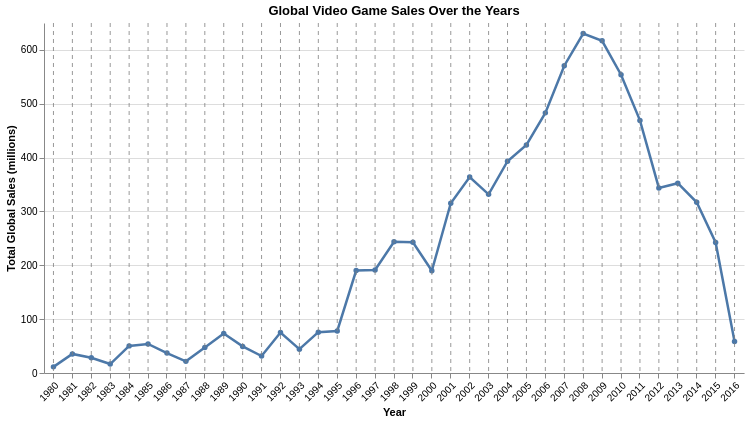

Here is the notebook cell this chart was saved with:
### Code cell
import pandas as pd
import altair as alt

df = pd.read_csv('videogamesales.csv')
df = df.dropna(subset=['Year'])
df['Publisher'] = df['Publisher'].fillna('Unknown')
df['Year'] = df['Year'].astype(int)
df = df[(df['Year'] >= 1980) & (df['Year'] <= 2016)]

genre_yearly = (
    df.groupby(['Year', 'Genre'])['Global_Sales']
    .sum().reset_index()
    .rename(columns={'Global_Sales': 'Total_Global_Sales'})
)
genre_yearly['Total_Global_Sales'] = genre_yearly['Total_Global_Sales'].round(2)

total_yearly = (
    df.groupby('Year')['Global_Sales']
    .sum().reset_index()
    .rename(columns={'Global_Sales': 'Total_Global_Sales'})
)
total_yearly['Genre'] = 'All Genres'
total_yearly['Total_Global_Sales'] = total_yearly['Total_Global_Sales'].round(2)

combined = pd.concat([total_yearly, genre_yearly], ignore_index=True)

genres = ['All Genres'] + sorted(df['Genre'].unique().tolist())

genre_select = alt.binding_select(options=genres, name='Genre: ')
genre_param = alt.param(name='genre_select', bind=genre_select, value='All Genres')

hover = alt.selection_point(on='mouseover', nearest=True, fields=['Year'])

line = (
    alt.Chart(combined)
    .mark_line(point=True, color='#4C78A8', strokeWidth=2.5)
    .encode(
        x=alt.X('Year:O', title='Year', axis=alt.Axis(labelAngle=-45)),
        y=alt.Y('Total_Global_Sales:Q', title='Total Global Sales (millions)', scale=alt.Scale(zero=False)),
        tooltip=[
            alt.Tooltip('Year:O', title='Year'),
            alt.Tooltip('Genre:N', title='Genre'),
            alt.Tooltip('Total_Global_Sales:Q', title='Global Sales (M)', format='.1f')
        ]
    )
    .transform_filter('datum.Genre === genre_select')
    .properties(width=700, height=350, title='Global Video Game Sales Over the Years')
)

rule = (
    alt.Chart(combined)
    .mark_rule(color='gray', strokeDash=[4, 4])
    .encode(
        x='Year:O',
        opacity=alt.condition(hover, alt.value(0.8), alt.value(0)),
        tooltip=[
            alt.Tooltip('Year:O', title='Year'),
            alt.Tooltip('Genre:N', title='Genre'),
            alt.Tooltip('Total_Global_Sales:Q', title='Global Sales (M)', format='.1f')
        ]
    )
    .transform_filter('datum.Genre === genre_select')
    .add_params(hover)
)

chart = (
    (line + rule)
    .add_params(genre_param)
    .configure_view(strokeWidth=0)
)

chart.save('line_chart_export.html')
chart

### Figure 1 — Vega-Lite specification as saved in the notebook (floating-point values rounded to 4 significant figures; data arrays with more than 128 entries replaced by an {"elided": "..."} marker saying what was removed)
{"config": {"view": {"continuousWidth": 300, "continuousHeight": 300, "strokeWidth": 0}}, "layer": [{"mark": {"type": "line", "color": "#4C78A8", "point": true, "strokeWidth": 2.5}, "encoding": {"tooltip": [{"field": "Year", "title": "Year", "type": "ordinal"}, {"field": "Genre", "title": "Genre", "type": "nominal"}, {"field": "Total_Global_Sales", "format": ".1f", "title": "Global Sales (M)", "type": "quantitative"}], "x": {"axis": {"labelAngle": -45}, "field": "Year", "title": "Year", "type": "ordinal"}, "y": {"field": "Total_Global_Sales", "scale": {"zero": false}, "title": "Total Global Sales (millions)", "type": "quantitative"}}, "title": "Global Video Game Sales Over the Years", "transform": [{"filter": "datum.Genre === genre_select"}]}, {"mark": {"type": "rule", "color": "gray", "strokeDash": [4, 4]}, "encoding": {"opacity": {"condition": {"param": "param_fb994b803c32f527", "value": 0.8}, "value": 0}, "tooltip": [{"field": "Year", "title": "Year", "type": "ordinal"}, {"field": "Genre", "title": "Genre", "type": "nominal"}, {"field": "Total_Global_Sales", "format": ".1f", "title": "Global Sales (M)", "type": "quantitative"}], "x": {"field": "Year", "type": "ordinal"}}, "name": "view_381b434bf4d2b900_1", "transform": [{"filter": "datum.Genre === genre_select"}]}], "data": {"name": "data-849bc03ed6c110960e33d96d24318f3e"}, "height": 350, "params": [{"name": "param_fb994b803c32f527", "select": {"type": "point", "fields": ["Year"], "nearest": true, "on": "mouseover"}, "views": ["view_381b434bf4d2b900_1"]}, {"name": "genre_select", "bind": {"input": "select", "options": ["All Genres", "Action", "Adventure", "Fighting", "Misc", "Platform", "Puzzle", "Racing", "Role-Playing", "Shooter", "Simulation", "Sports", "Strategy"], "name": "Genre: "}, "value": "All Genres"}], "width": 700, "$schema": "https://vega.github.io/schema/vega-lite/v6.1.0.json", "datasets": {"data-849bc03ed6c110960e33d96d24318f3e": {"elided": "417 records"}}}
